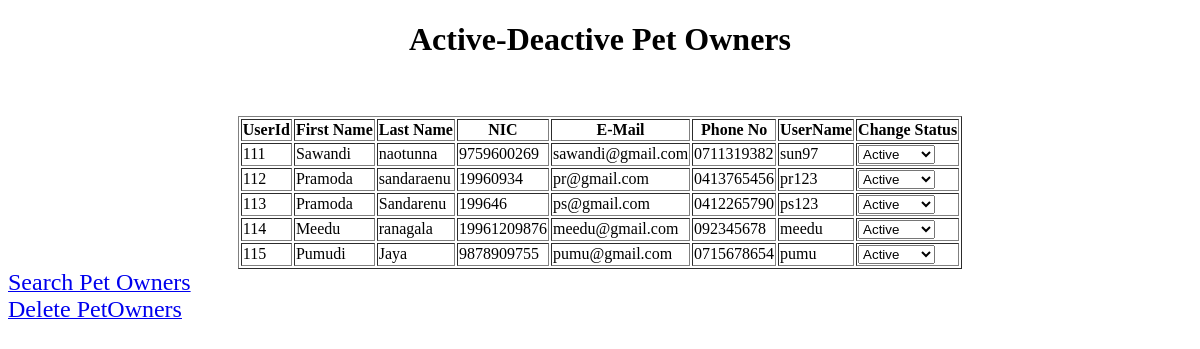
Before: /Sawandi/view&DisablePetOwner.php with the older database file.
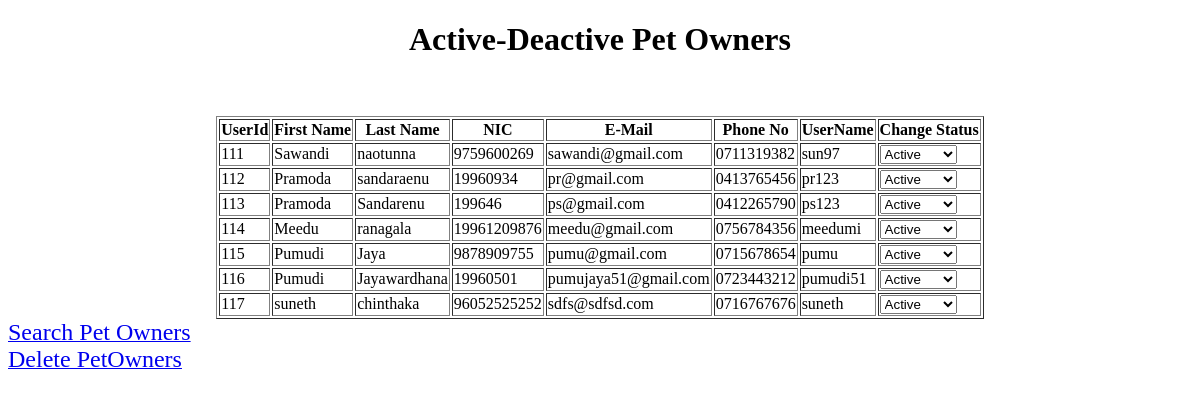
After: the same page with the newer database file.
### tables this page shows
CREATE TABLE `petowners` (
  `UserId` int(10) NOT NULL,
  `Fname` varchar(20) NOT NULL,
  `Lname` varchar(20) NOT NULL,
  `NIC` varchar(20) NOT NULL,
  `Email` varchar(50) NOT NULL,
  `Phone` varchar(10) NOT NULL,
  `Status` tinyint(1) NOT NULL
);

CREATE TABLE `userlogindetails` (
  `UserId` int(11) NOT NULL,
  `Username` varchar(20) NOT NULL,
  `Password` varchar(1000) NOT NULL,
  `UserType` varchar(20) NOT NULL
);

### Sawandi/view&DisablePetOwner.php (the view, shortened to what this page needs)
<!DOCTYPE html>
<html>
<head>
</head>
	<body>
		<h1 align = "center">Active-Deactive Pet Owners</h1>
		<?php
			require_once('connection.php');
			$query = "SELECT * from petowners p,userlogindetails u where p.UserId = u.UserId";
			$result = mysqli_query($con,$query);
		?>
		<table border = "1" align = "center">
			<tr>
				<th>UserId</th>
				<th>First Name</th>
				<th>Last Name</th>
				<th>NIC</th>
				<th>E-Mail</th>
				<th>Phone No</th>
				<th>UserName</th>
				<th>Change Status</th>
			</tr>
			<?php
				while($row = mysqli_fetch_assoc($result)){
			?>
			<tr>
				<td><?php echo $row['UserId']?></td>
				<td><?php echo $row['Fname']?></td>
				<td><?php echo $row['Lname']?></td>
				<td><?php echo $row['NIC']?></td>
				<td><?php echo $row['Email']?></td>
				<td><?php echo $row['Phone']?></td>
				<td><?php echo $row['Username']?></td>
				<td>
					<select onchange = "active_disactive_user(this.value,<?php echo $row['UserId'];?>)">
						<option value = "1">Active</option>
					</select>
				</td>
			</tr>
			<?php
			}?>
		</table>
		<a href = "searchOwner.php"><font size = "5px">Search Pet Owners</font></a><br>
		<a href = "deleteOwners.php"><font size = "5px">Delete PetOwners</font></a><br>
	</body>
</html>

Changed rows visible on the page:
changed petowners "Meedu": Phone "092345678" → "0756784356"; userlogindetails.Username "meedu" → "meedumi"
added petowners: userlogindetails.UserId "116", Fname "Pumudi", Lname "Jayawardhana", NIC "19960501", Email "pumujaya51@gmail.com", Phone "0723443212", userlogindetails.Username "pumudi51", UserId "Active"
added petowners: userlogindetails.UserId "117", Fname "suneth", Lname "chinthaka", NIC "96052525252", Email "sdfs@sdfsd.com", Phone "0716767676", userlogindetails.Username "suneth", UserId "Active"
